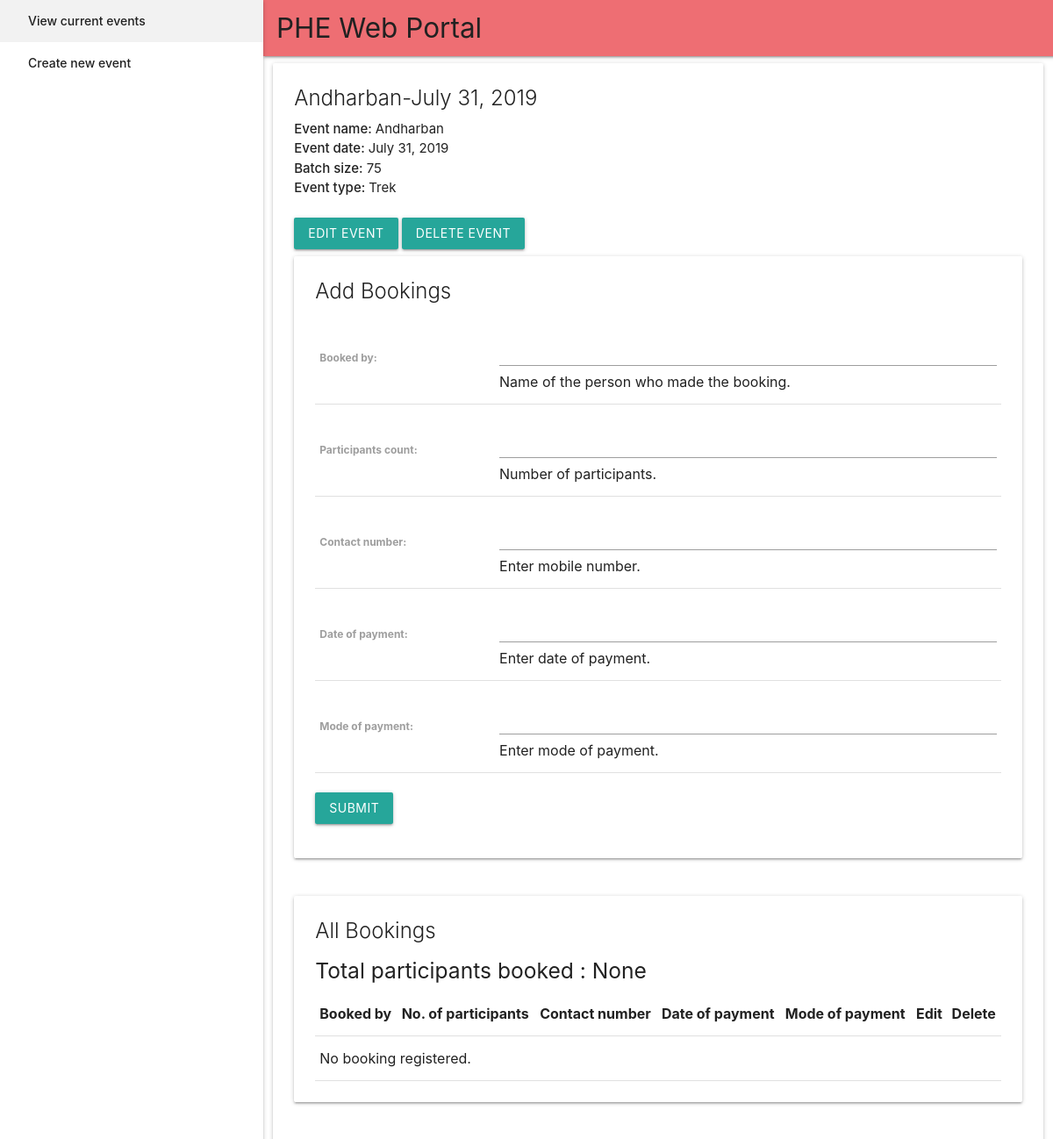
Before: /portal/events/14 with the older database file.
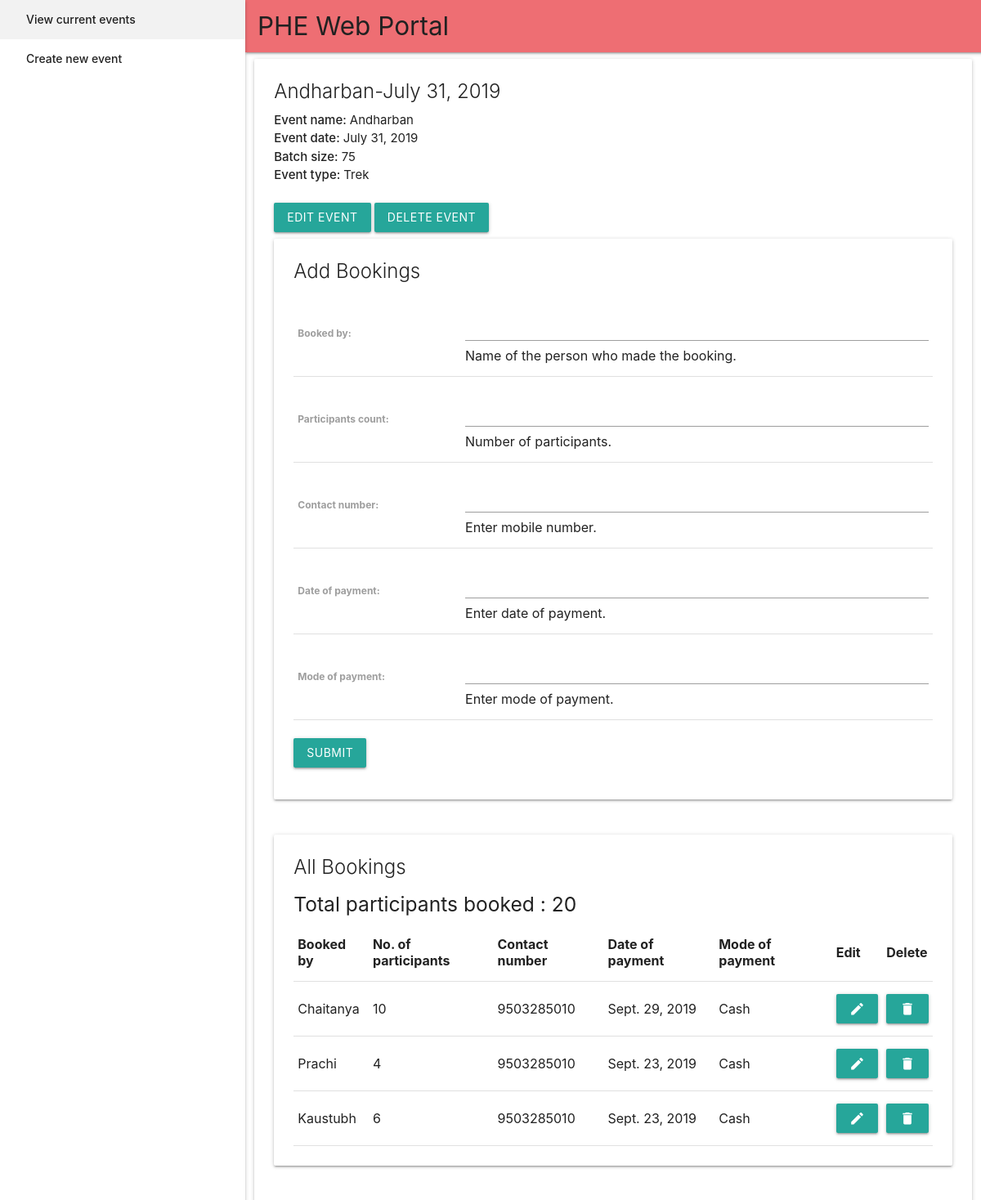
After: the same page with the newer database file.
### portal/models.py (models this page shows, shortened)
class Event(models.Model):
    time_stamp = models.DateField(auto_now_add = True, help_text = 'Date on which event was created.')
    event_name = models.CharField(max_length = 100, help_text = 'Enter the name of the event.')
    event_date = models.DateField(help_text = 'Date of the event.')
    batch_size = models.PositiveIntegerField(help_text = 'Enter batch size.')
    event_type = models.CharField(max_length = 1, choices = EVENT_TYPES, default = 't', help_text = 'Type of event(Trek/Camping)')

class Booking(models.Model):
    event = models.ForeignKey(Event, on_delete = models.CASCADE, related_name = 'bookings')
    time_stamp = models.DateTimeField(auto_now_add = True, help_text = 'Date on which booking was registered.')
    booked_by = models.CharField(max_length = 100, help_text = 'Name of the person who made the booking.')
    participants_count = models.PositiveIntegerField(help_text = 'Number of participants.')
    contact_number = models.PositiveIntegerField(help_text = 'Enter mobile number.', null = True, blank = True)
    date_of_payment = models.DateField(help_text = 'Date of payment.')
    mode_of_payment = models.CharField(max_length = 100, help_text = 'Enter mode of payment.')

### portal/views.py (the view)
# urls.py: path('events/<int:pk>', views.event_detail_view, name='event-detail'),
def event_detail_view(request, pk):
    event = get_object_or_404(Event, pk=pk)
    form = NewBookingForm()
    bookings = event.bookings.all()
    total_participants = event.bookings.all().aggregate(Sum('participants_count'))['participants_count__sum']
    context={
        'event': event,
        'form' : form,
        'bookings' : bookings,
        'total_participants' : total_participants
        }
    return render(request, 'portal/event_detail.html', context)

### portal/forms.py (shortened to what this page needs)
class NewBookingForm(ModelForm):
    class Meta:
        model = Booking
        exclude = ['event']
    date_of_payment = forms.DateField(
        widget = forms.TextInput(
                                attrs = {
                                    'class' : 'datepicker',
                                }
                            ),
        input_formats=('%d/%m/%Y', ),
        help_text = 'Enter date of payment.'
        )

### portal/templates/portal/event_detail.html (shortened to what this page needs)
{% extends "base_generic.html" %}
{% load static %}
{% block content %}
    <span class="card-title">{{event.event_name}}-{{event.event_date}}</span>
    <p><strong>Event name: </strong>{{event.event_name}}</p>
    <p><strong>Event date: </strong>{{event.event_date}}</p>
    <p><strong>Batch size: </strong>{{event.batch_size}}</p>
    <p><strong>Event type: </strong>{% if event.event_type == 't' %}Trek{% else  %}Camping{%endif%}</p>
    <a class="waves-effect waves-light btn" href = "{% url 'event-edit' pk=event.pk %}">Edit event</a>
    <a class="waves-effect waves-light btn modal-trigger" href = "#delete-event">Delete Event</a>
    <div class="row">
        <div class="col s12 m12 l12">
            <div class="card">
                <div class="card-content">
                    <span class="card-title">Add Bookings</span>
                    <form action="" method="post" id="post-form">
                        <table>
                            {{ form.as_table }}
                        </table>
                        <button id = "js-booking-submit" class="btn waves-effect waves-light" type="submit" name="action" data-url = "{% url 'booking-new' pk=event.pk %}">Submit</button>
                    </form>
                </div>
            </div>
        </div>
    </div>
    <div class="row">
        <div class="col s12 m12 l12">
            <div class="card">
                <div class="card-content">
                    <span class="card-title">All Bookings</span>
                    <span><h5>Total participants booked : <span id = "total-participants">{{total_participants}}</span></h5></span>
                    <table class="responsive-table">
                            <thead>
                                <tr>
                                    <th>Booked by</th>
                                    <th>No. of participants</th>
                                    <th>Contact number</th>
                                    <th>Date of payment</th>
                                    <th>Mode of payment</th>
                                    <th>Edit</th>
                                    <th>Delete</th>
                                </tr>
                            </thead>
                            <tbody id = "booking-list">
                                {%include 'portal/event_participant_list.html'%}
                            </tbody>
                    </table>
                </div>
            </div>
        </div>
    </div>
{% endblock %}

### portal/templates/base_generic.html (shortened to what this page needs)
<html lang='en'>
    <head>
        <link rel="stylesheet" href="https://cdnjs.cloudflare.com/ajax/libs/materialize/1.0.0/css/materialize.min.css">
    </head>
    <body class="has-fixed-sidenav">
        <header>
            <div class="navbar-fixed">
                <nav class = "navbar">
                    <div class="nav-wrapper">
                        <a href="{% url 'index'%}" class="brand-logo grey-text text-darken-4" style = 'padding-left: 15px !important;'>PHE Web Portal</a>
                    </div>
                </nav>
            </div>
            <ul id="slide-out" class="sidenav sidenav-fixed">
                <li><a href="{% url 'index'%}">View current events</a></li>
                <li><a href="{% url 'event-new'%}">Create new event</a></li>
            </ul>
            <div class="row">
                <div class="col s12 m12 l12">
                    <div class="card">
                        <div class="card-content">
                        {% block content %}{% endblock %}
                        </div>
                    </div>
                </div>
            </div>
        </header>
    </body>
</html>

### portal/templates/portal/event_participant_list.html
{% for booking in bookings%}
    <tr id = "booking-{{booking.pk}}">
        <td>{{ booking.booked_by }}</td>
        <td>{{ booking.participants_count }}</td>
        <td>{{ booking.contact_number }}</td>
        <td>{{ booking.date_of_payment }}</td>
        <td>{{ booking.mode_of_payment }}</td>
        <td>
            <a class="btn waves-effect waves-light"
                href="{% url 'booking-edit' pk=event.pk bk=booking.pk %}">
                <i class="material-icons">edit</i>
            </a>
        </td>
        <td>
            <a class = "btn waves-effect waves-light js-delete-booking"
                data-name = "{{booking.booked_by}}"
                data-url = "{% url 'booking-delete' pk=event.pk bk=booking.pk %}">
                <i class="material-icons">delete</i>
            </a>
        </td>
    </tr>
{% empty %}
    <tr>
      <td colspan="8" class="text-center bg-warning">No booking registered.</td>
    </tr>
{% endfor %}

### portal/templates/base_generic.html (style rules this page uses)
header, main, footer { padding-left: 300px; }

Changed rows visible on the page:
added Booking: booked_by "Chaitanya", participants_count "10", contact_number "9503285010", date_of_payment "Sept. 29, 2019", mode_of_payment "Cash"
added Booking: booked_by "Prachi", participants_count "4", contact_number "9503285010", date_of_payment "Sept. 23, 2019", mode_of_payment "Cash"
added Booking: booked_by "Kaustubh", participants_count "6", contact_number "9503285010", date_of_payment "Sept. 23, 2019", mode_of_payment "Cash"
Other visible differences:
{{ total_participants }}: "None" → "20"
text no longer shown: "No booking registered."
